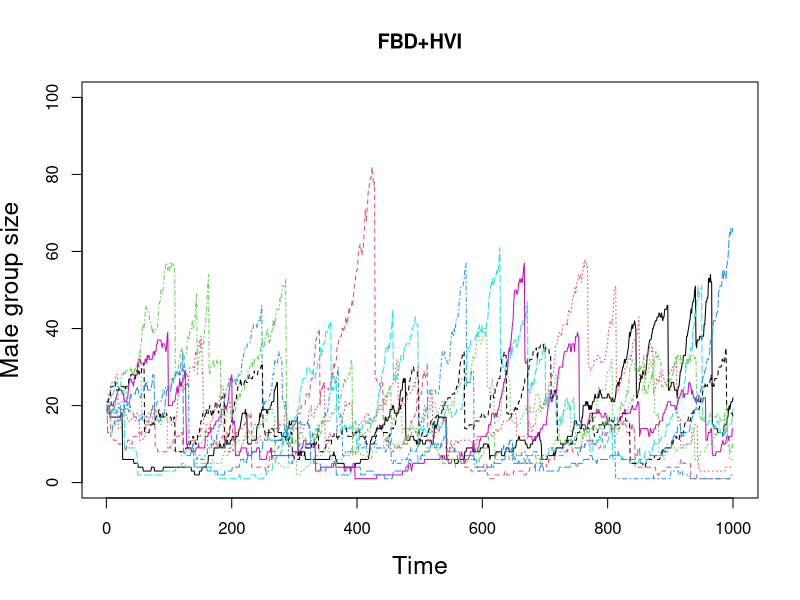
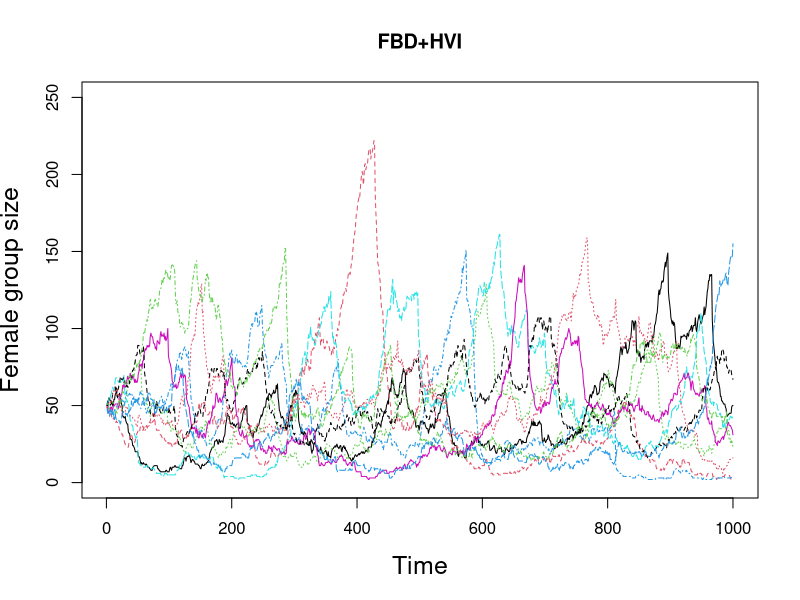
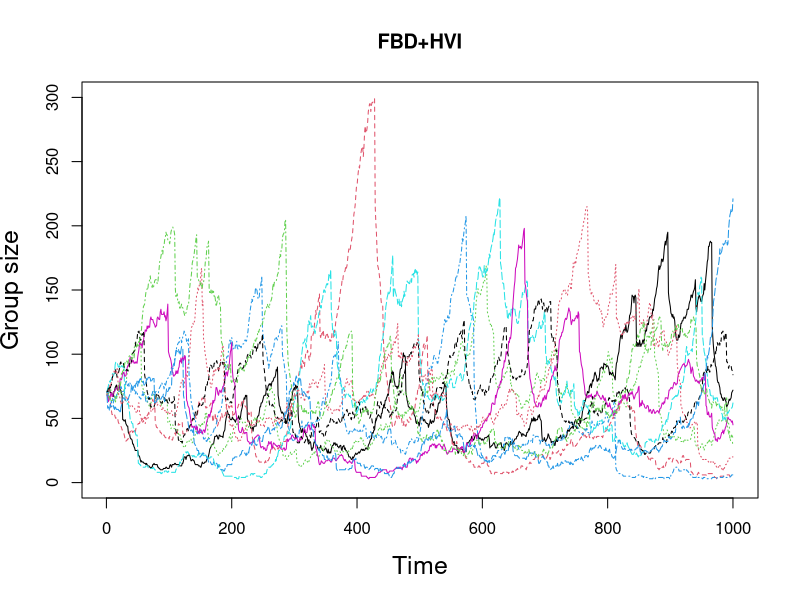
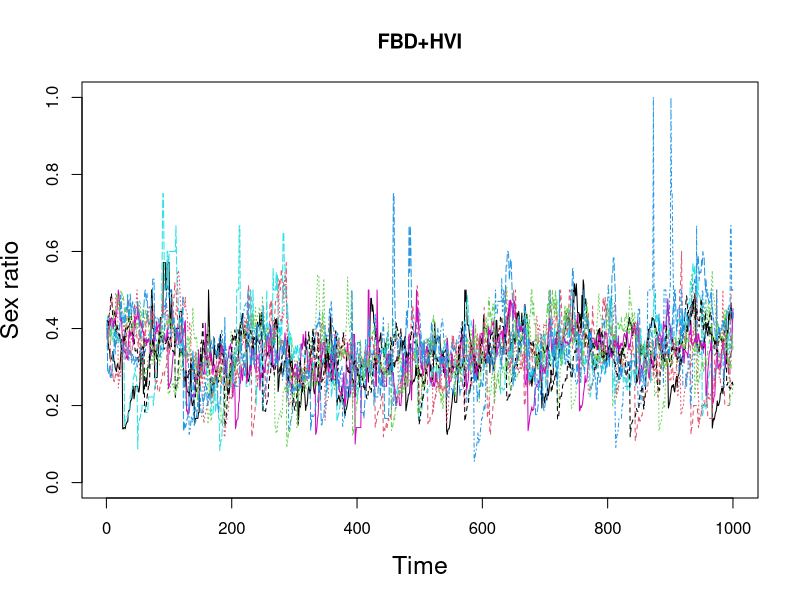
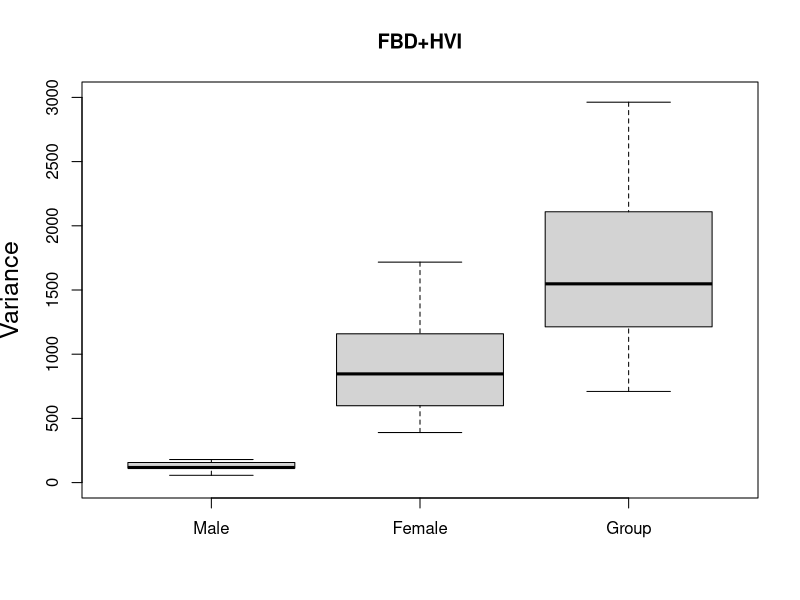
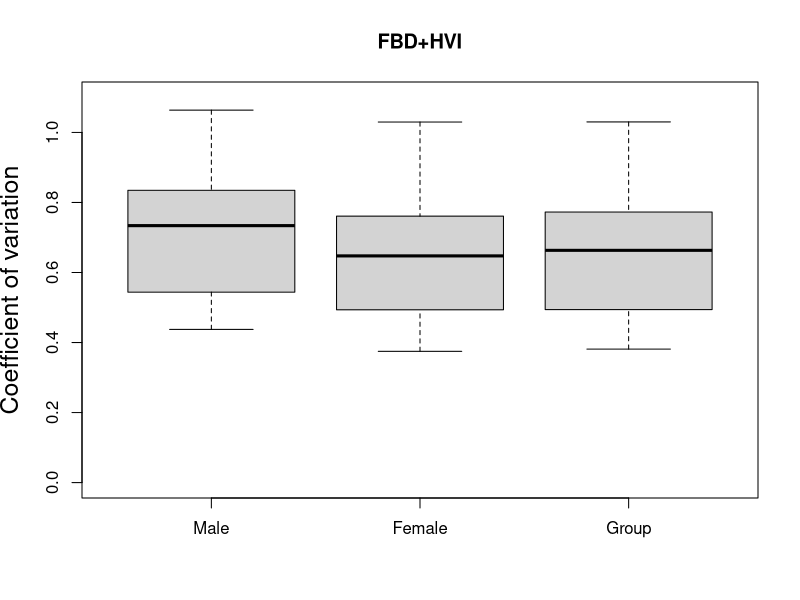

Generate these figures, in order, with R:
#Parameters
set.seed(100)
N.group<- 10
b<-.02
K<-1000
u.m<-.01
u.f<-.005
p<-.001
v.m<-.5
v.f<-.1
d.m<-.0001
d.f<-.01
simtime<-1000

#Initial conditions
N.m.mat<-N.f.mat<-matrix(rep(0, N.group*simtime), nrow = simtime)
N.m<-rep(20, N.group)
N.f<-rep(50, N.group)
N.m.mat[1,]<-N.m
N.f.mat[1,]<-N.f

#Updating the group sizes
for (t in 1:simtime) {
  B.m<-rpois(N.group, b*N.f*pmax((1-sum(N.m)*(N.f+N.m)/K/N.m),0))
  B.f<-rpois(N.group, b*N.f*pmax((1-sum(N.m)*(N.f+N.m)/K/N.m),0))
  N.m<-N.m+B.m
  N.f<-N.f+B.f
  infect<-(runif(N.group)<p*N.m)
  U.m<-rpois(N.group, u.m*N.m+infect*v.m*N.m)
  U.f<-rpois(N.group, u.f*N.f+infect*v.f*N.f)
  N.m<-pmax(N.m-U.m, 1)
  N.f<-pmax(N.f-U.f, 1)
  D.m.out<-pmin(rpois(N.group, d.m*N.m^2/N.f),N.m-1)
  D.f.out<-pmin(rpois(N.group, d.f*N.f^2/N.m),N.f-1)
  N.m<-N.m - D.m.out
  N.f<-N.f - D.f.out
  D.m.in<-rmultinom(1, sum(D.m.out), N.f^2/N.m/(sum(N.f^2/N.m)))
  D.f.in<-rmultinom(1, sum(D.f.out), N.m^2/N.f/(sum(N.m^2/N.f)))
  N.m<-N.m + D.m.in
  N.f<-N.f + D.f.in
  N.m.mat[t,]<-N.m
  N.f.mat[t,]<-N.f
}

#Compute variances
Var.M<-apply(N.m.mat, 2, var)
Var.F<-apply(N.f.mat, 2, var)
Var.G<-apply(N.m.mat+N.f.mat, 2, var)
mean.N.m<-apply(N.m.mat, 2, mean)
mean.N.f<-apply(N.f.mat, 2, mean)
mean.G<-apply(N.f.mat+N.m.mat, 2, mean)
df.var<-cbind("Male"=Var.M, "Female"=Var.F, "Group"=Var.G)
df.cov<-cbind("Male"=sqrt(Var.M)/mean.N.m, "Female"=sqrt(Var.F)/mean.N.f, "Group"=sqrt(Var.G)/mean.G)

pdf("../Manuscript/figures/A1B1plot%01d.pdf", onefile=FALSE)
#plot time series
plot.m<-matplot(N.m.mat, ylim = c(0, 100), xlab="Time", ylab="Male group size", type = "l", main="FBD+HVI", cex.lab = 1.5);
plot.f<-matplot(N.f.mat, ylim = c(0, 250), xlab="Time", ylab="Female group size", type = "l", main="FBD+HVI", cex.lab = 1.5);
plot.g<-matplot(N.f.mat+N.m.mat, ylim = c(0, 300), xlab="Time", ylab="Group size", type = "l", main="FBD+HVI", cex.lab = 1.5);
plot.r<-matplot(N.m.mat/N.f.mat, ylim = c(0, 1), xlab="Time", ylab = "Sex ratio", type = "l", main="FBD+HVI", cex.lab = 1.5);

#plot variances
plot.var<-boxplot(df.var, ylim=c(0, 3000), ylab="Variance", main="FBD+HVI", cex.lab = 1.5);
plot.cov<-boxplot(df.cov, ylim=c(0, 1.1), ylab="Coefficient of variation", main="FBD+HVI", cex.lab = 1.5);

dev.off()